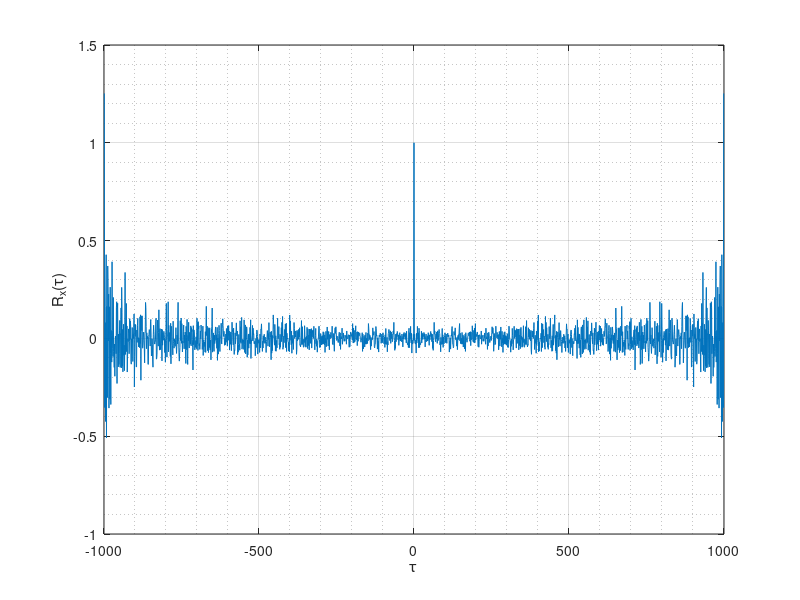
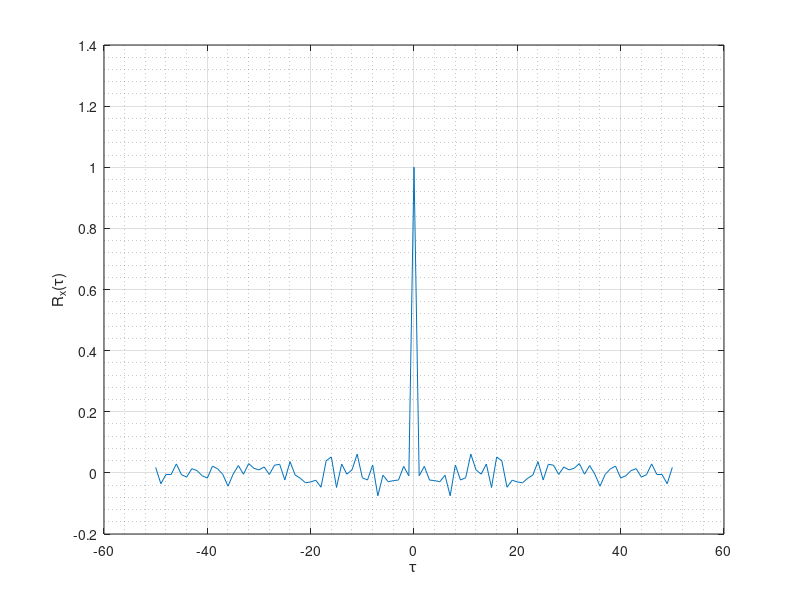

These charts were generated, in order, by the following MATLAB code:
%%%%%%%%%%%%%%%%%%%%%%%%%%%%%%%%%%%%%%%%%%
%2 Linear stochastic modelling
%2.1 ACF of uncorrelated and correlated sequences
%%%%%%%%%%%%%%%%%%%%%%%%%%%%%%%%%%%%%%%%%
%2.1.1   2.1.2
clear
close all
clc
N=1000;
x=randn(1,N);
xacf=xcorr(x,'unbiased');
xacf_50=xacf(950:1050);
ax= linspace(-N+1, N-1, 2*N-1);
ax_50= linspace(-50, 50,101);
%axis([-999 999 -inf inf])
figure
plot(ax,xacf);
xlabel('\tau');
ylabel('R_x(\tau)');

grid on
grid minor
figure
plot(ax_50,xacf_50);
xlabel('\tau');
ylabel('R_x(\tau)')

grid on
grid minor

%zoom on
%results: scaled imperfect Direc  T=0,ACF/1000;T=999,ACF/1. use unbiased to compensate
%windowing 
%symmetry: even function R(T)=R(-T)
%|T|<50, within 0.1, larger |T|,lager ACF estimates
% ACF estimates not accurate: unbiased,large variance;biased,
% small bias for large lag small variance
%small lag, similar biasd(1/N) unbiased(1/(N-T))

%http://web.cecs.pdx.edu/~ssp/Slides/Autocorrelationx4.pdf
%https://stats.stackexchange.com/questions/336117/why-is-the-variance-of-acf-of-white-noise-1-t
%https://dsp.stackexchange.com/questions/17248/autocorrelation-of-white-noise
%http://www.ece.mcmaster.ca/~ibruce/courses/COE4TL4_lecture29.pdf
bound=1.96/sqrt(1000)